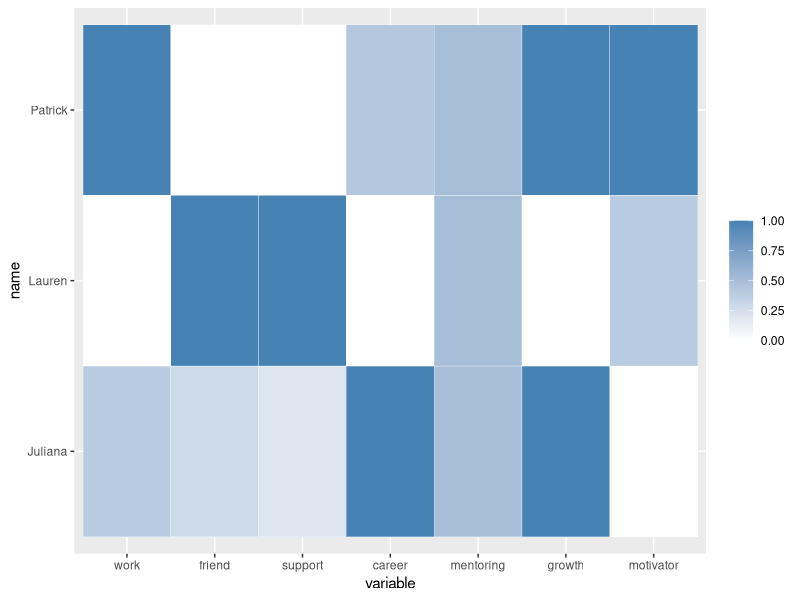
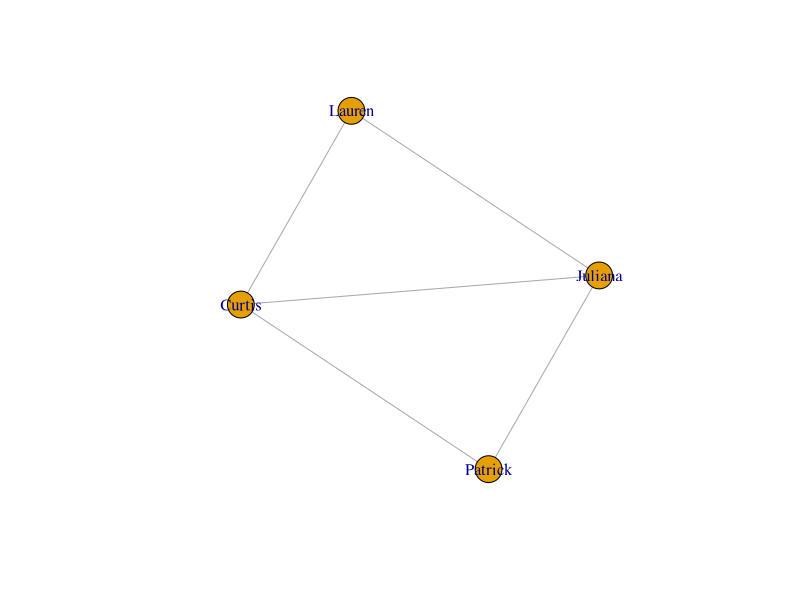

These charts were generated, in order, by the following R code:
## ---- chunk 1
library(reshape)
library(plyr)
library(scales)
library(ggplot2)
library(igraph)
## ---- chunk 2
# load example data
respondent <- read.csv('../example_data/respondent.csv')
connections <- read.csv('../example_data/connections.csv')
network <- read.csv('../example_data/network.csv')
## ---- chunk 3
# convert data types where needed
connections$name <- as.character(connections$name)
connections$id <- as.character(connections$id)
## ---- chunk 4
# inspect data
str(respondent)
str(connections)
str(network)
## ---- chunk 5
# subset helpful responses
helpful <- connections[c("name", 
                         "work", 
                         "friend", 
                         "support", 
                         "career",
                         "mentoring",
                         "growth",
                         "motivator"
                         )]

# inspect the result
helpful
## ---- chunk 6
#reshape the helpful data
helpful.m <- melt(helpful, id="name")

# inspect the result
head(helpful.m)
## ---- chunk 7
# rescale variables
helpful.m <- ddply(helpful.m, .(variable), transform, rescale = rescale(value))

# plot heatmap of name by helpful
ggplot(helpful.m, aes(variable, name)) + 
  geom_tile(aes(fill = rescale),colour = "white") + 
  scale_fill_gradient(low = "white", high = "steelblue") +
  theme(legend.title=element_blank())
## ---- chunk 8
# plot graph of connections
g <- graph_from_data_frame(d=network, directed=F)
plot(g)
